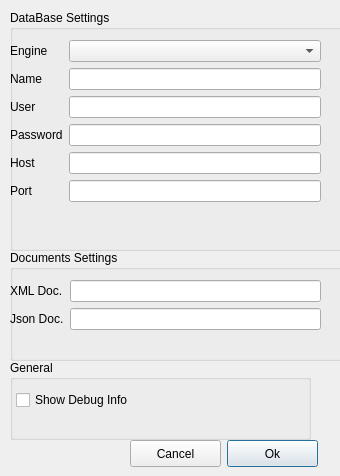
<?xml version="1.0" encoding="UTF-8"?>
<ui version="4.0">
 <class>Settings</class>
 <widget class="QDialog" name="Settings">
  <property name="geometry">
   <rect>
    <x>0</x>
    <y>0</y>
    <width>340</width>
    <height>476</height>
   </rect>
  </property>
  <property name="windowTitle">
   <string>Settings</string>
  </property>
  <widget class="QGroupBox" name="groupBox">
   <property name="geometry">
    <rect>
     <x>10</x>
     <y>10</y>
     <width>541</width>
     <height>241</height>
    </rect>
   </property>
   <property name="title">
    <string>DataBase Settings</string>
   </property>
   <widget class="QWidget" name="formLayoutWidget">
    <property name="geometry">
     <rect>
      <x>0</x>
      <y>30</y>
      <width>311</width>
      <height>202</height>
     </rect>
    </property>
    <layout class="QFormLayout" name="formLayout">
     <property name="fieldGrowthPolicy">
      <enum>QFormLayout::AllNonFixedFieldsGrow</enum>
     </property>
     <property name="topMargin">
      <number>0</number>
     </property>
     <item row="0" column="0">
      <widget class="QLabel" name="label">
       <property name="text">
        <string>Engine</string>
       </property>
      </widget>
     </item>
     <item row="0" column="1">
      <widget class="QComboBox" name="cb_engine"/>
     </item>
     <item row="1" column="0">
      <widget class="QLabel" name="label_2">
       <property name="text">
        <string>Name</string>
       </property>
      </widget>
     </item>
     <item row="1" column="1">
      <widget class="QLineEdit" name="tb_name"/>
     </item>
     <item row="2" column="0">
      <widget class="QLabel" name="label_3">
       <property name="text">
        <string>User</string>
       </property>
      </widget>
     </item>
     <item row="2" column="1">
      <widget class="QLineEdit" name="tb_user"/>
     </item>
     <item row="3" column="0">
      <widget class="QLabel" name="label_4">
       <property name="text">
        <string>Password</string>
       </property>
      </widget>
     </item>
     <item row="3" column="1">
      <widget class="QLineEdit" name="tb_password"/>
     </item>
     <item row="4" column="0">
      <widget class="QLabel" name="label_5">
       <property name="text">
        <string>Host</string>
       </property>
      </widget>
     </item>
     <item row="4" column="1">
      <widget class="QLineEdit" name="tb_host"/>
     </item>
     <item row="5" column="0">
      <widget class="QLabel" name="label_6">
       <property name="text">
        <string>Port</string>
       </property>
      </widget>
     </item>
     <item row="5" column="1">
      <widget class="QLineEdit" name="tb_port"/>
     </item>
    </layout>
   </widget>
  </widget>
  <widget class="QGroupBox" name="groupBox_2">
   <property name="geometry">
    <rect>
     <x>10</x>
     <y>250</y>
     <width>491</width>
     <height>111</height>
    </rect>
   </property>
   <property name="title">
    <string>Documents Settings</string>
   </property>
   <widget class="QWidget" name="formLayoutWidget_2">
    <property name="geometry">
     <rect>
      <x>0</x>
      <y>30</y>
      <width>311</width>
      <height>71</height>
     </rect>
    </property>
    <layout class="QFormLayout" name="formLayout_2">
     <property name="fieldGrowthPolicy">
      <enum>QFormLayout::AllNonFixedFieldsGrow</enum>
     </property>
     <item row="0" column="0">
      <widget class="QLabel" name="label_8">
       <property name="text">
        <string>XML Doc.</string>
       </property>
      </widget>
     </item>
     <item row="0" column="1">
      <widget class="QLineEdit" name="tb_xml"/>
     </item>
     <item row="1" column="0">
      <widget class="QLabel" name="label_9">
       <property name="text">
        <string>Json Doc.</string>
       </property>
      </widget>
     </item>
     <item row="1" column="1">
      <widget class="QLineEdit" name="tb_json"/>
     </item>
    </layout>
   </widget>
  </widget>
  <widget class="QGroupBox" name="groupBox_3">
   <property name="geometry">
    <rect>
     <x>10</x>
     <y>360</y>
     <width>301</width>
     <height>80</height>
    </rect>
   </property>
   <property name="title">
    <string>General</string>
   </property>
   <widget class="QWidget" name="formLayoutWidget_3">
    <property name="geometry">
     <rect>
      <x>0</x>
      <y>30</y>
      <width>301</width>
      <height>41</height>
     </rect>
    </property>
    <layout class="QFormLayout" name="formLayout_3">
     <item row="0" column="1">
      <widget class="QCheckBox" name="ck_show_debug">
       <property name="text">
        <string>Show Debug Info</string>
       </property>
      </widget>
     </item>
    </layout>
   </widget>
  </widget>
  <widget class="QPushButton" name="bt_ok">
   <property name="geometry">
    <rect>
     <x>227</x>
     <y>440</y>
     <width>91</width>
     <height>27</height>
    </rect>
   </property>
   <property name="text">
    <string>Ok</string>
   </property>
  </widget>
  <widget class="QPushButton" name="bt_cancel">
   <property name="geometry">
    <rect>
     <x>130</x>
     <y>440</y>
     <width>91</width>
     <height>27</height>
    </rect>
   </property>
   <property name="text">
    <string>Cancel</string>
   </property>
  </widget>
 </widget>
 <resources/>
 <connections/>
</ui>
